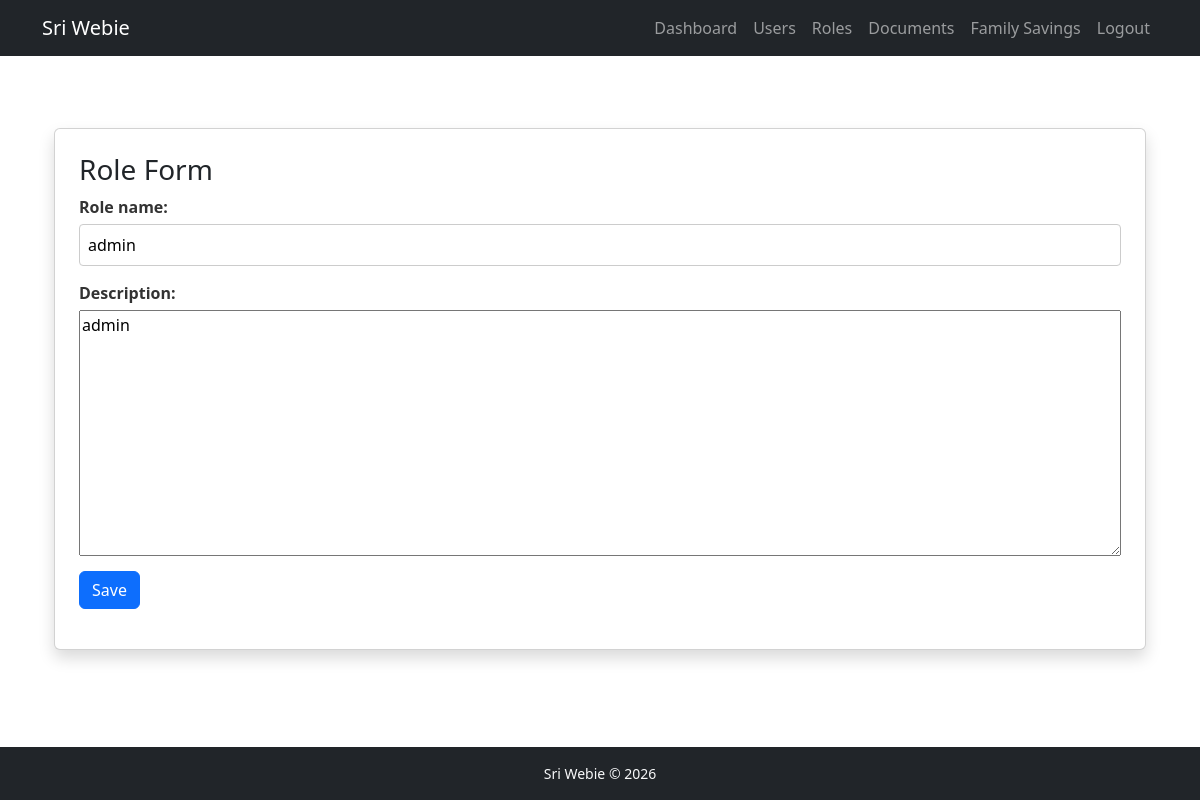
Page /roles/1/edit/ (signed in) on the earlier database version.
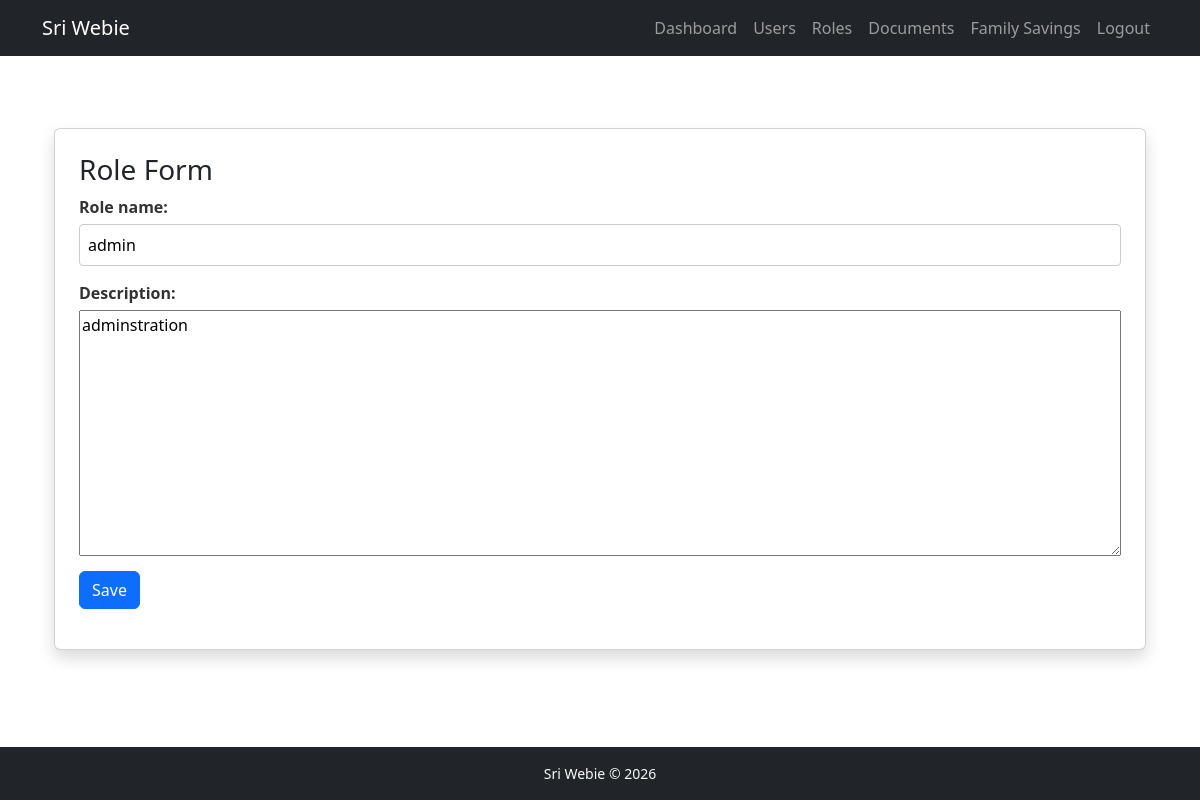
Same page on the later database version.
### users/models.py (models this page shows, shortened)
class Role(models.Model):
    role_name =models.CharField(unique=True)
    description = models.TextField()
    def __init__(self, *args, **kwargs):
        super().__init__(*args, **kwargs)

### users/views.py (the view)
# urls.py: path('roles/<pk>/edit/', role_update, name="role_update"),
@login_required
def role_update(request, pk):
    if not is_admin(request.user):
        return HttpResponseForbidden("Admins only can access")
    role = get_object_or_404(Role, pk=pk)
    form = RoleForm(request.POST or None, instance=role)
    if form.is_valid():
        form.save()
        messages.success(request, f"Role {role.role_name} created successfully")
        return redirect("role_list")
    return render(request, "users/role_form.html", {"form": form})

### users/forms.py
class RoleForm(forms.ModelForm):
    class Meta:
        model = Role
        fields = ["role_name", "description"]

### users/views.py (called while the page is built)
def is_admin(user):
    return user.role and user.role.role_name == 'admin'

### users/templates/users/role_form.html (shortened to what this page needs)
{% extends "users/base.html" %}
{% block content %}
    <div class="container mt-5">
        <div class="card p-4 shadow">
            <h3>Role Form</h3>
            <form method="post">
                {{form.as_p}}
                <button type="submit" class="btn btn-primary">Save</button>
            </form>
        </div>
    </div>
{%endblock%}

Differences in the rows shown:
changed Role "admin": description "admin" → "adminstration"
